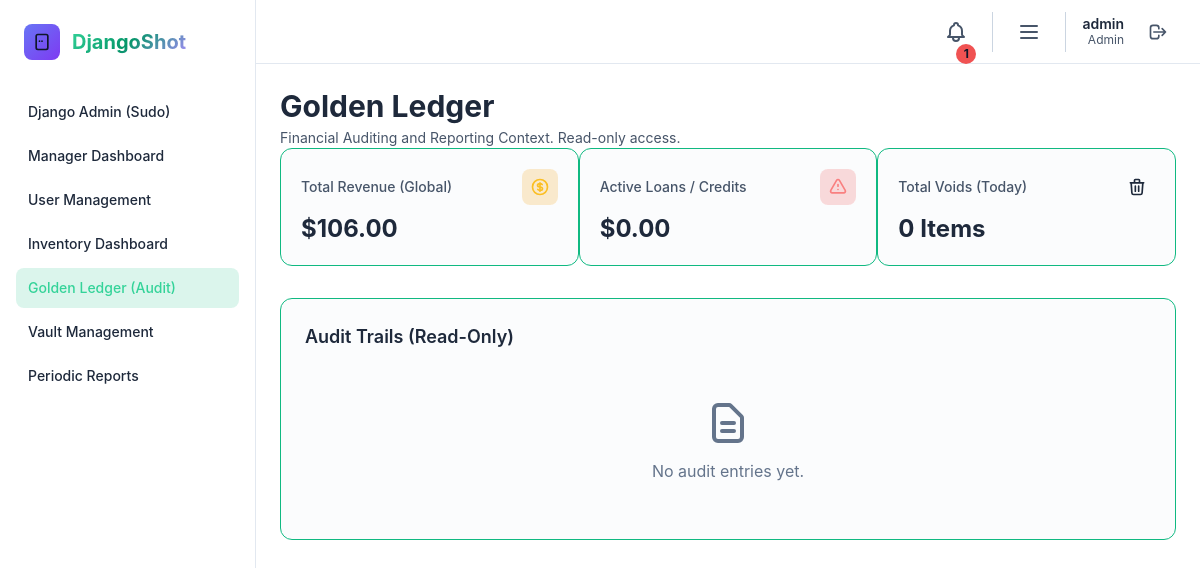
Before: /dashboard/accounting/ (signed in) with the older database file.
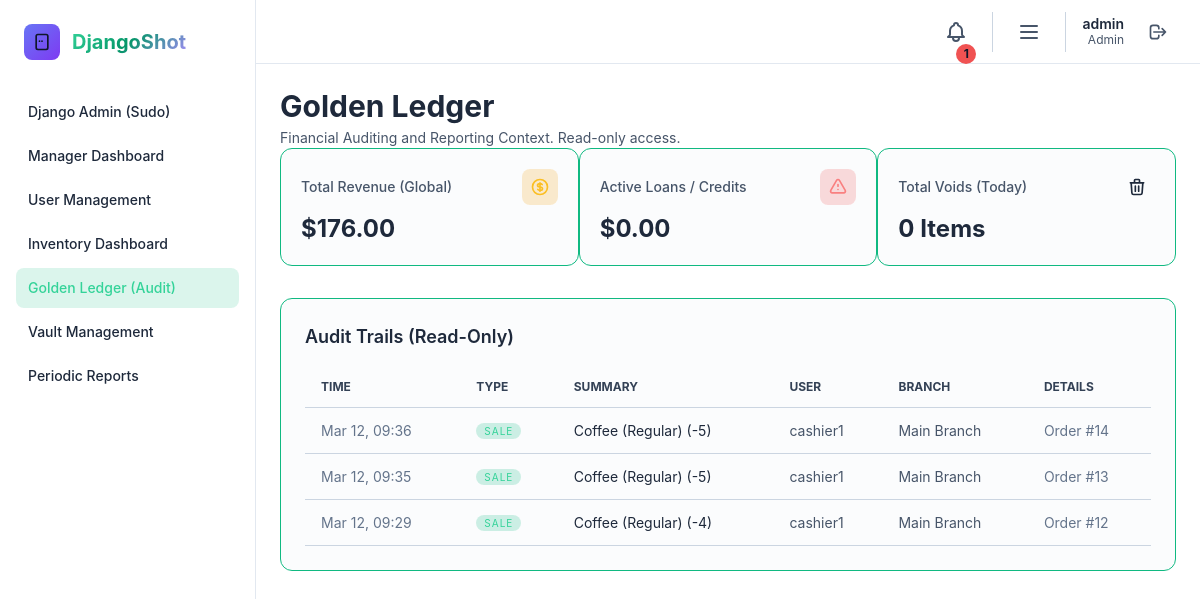
After: the same page with the newer database file.
### sales/models.py (models this page shows, shortened)
class StockAuditLog(models.Model):
    product = models.ForeignKey(Product, on_delete=models.CASCADE, related_name='stock_audits')
    branch = models.ForeignKey(Branch, on_delete=models.CASCADE, related_name='stock_audits')
    user = models.ForeignKey(settings.AUTH_USER_MODEL, on_delete=models.SET_NULL, null=True, related_name='stock_audits')
    quantity_change = models.IntegerField()
    reason = models.CharField(max_length=255)
    timestamp = models.DateTimeField(auto_now_add=True)
    order = models.ForeignKey(Order, on_delete=models.SET_NULL, null=True, blank=True, related_name='stock_audits')

### core/models.py (models this page shows, shortened)
class User(AbstractUser):
    ROLE_CHOICES = [
        ('admin', 'Admin'),
        ('manager', 'Manager'),
        ('cashier', 'Cashier'),
        ('accounting', 'Accounting'),
    ]
    THEME_CHOICES = [
        ('dawn', 'Dawn (Light)'),
        ('dusk', 'Dusk (Dark)'),
        ('midnight', 'Midnight (AMOLED)'),
    ]
    role = models.CharField(max_length=20, choices=ROLE_CHOICES, default='cashier')
    theme_preference = models.CharField(max_length=20, choices=THEME_CHOICES, default='dusk')
    branch = models.ForeignKey(Branch, on_delete=models.SET_NULL, null=True, blank=True, related_name='users')
    is_active_account = models.BooleanField(default=True) # Django User already has is_active, but keeping custom just in case
    def is_admin(self):
        return self.role == 'admin'
    def is_manager(self):
        return self.role in ('admin', 'manager')
    def is_accounting(self):
        return self.role == 'accounting'

class Branch(models.Model):
    name = models.CharField(max_length=120, unique=True)
    location = models.CharField(max_length=255, null=True, blank=True)
    is_active = models.BooleanField(default=True)
    created_at = models.DateTimeField(auto_now_add=True)

### core/views.py (the view, shortened to what this page needs)
# urls.py: path('dashboard/accounting/', views.accounting_dashboard, name='accounting_dashboard'),
@login_required
def accounting_dashboard(request):
    if not (request.user.role == 'accounting' or request.user.is_admin()):
        return redirect('core:home')
    today = timezone.localdate()
    orders = Order.objects.filter(status='completed')
    total_revenue = orders.aggregate(total=Sum('total_amount'))['total'] or 0.0
    active_loans = Customer.objects.aggregate(total=Sum('outstanding_balance'))['total'] or 0.0
    total_voids_today = VoidLog.objects.filter(timestamp__date=today).count()
    audit_entries = []
    stock_logs = StockAuditLog.objects.select_related('product', 'branch', 'user').order_by('-timestamp')[:50]
    for log in stock_logs:
        audit_entries.append({
            'timestamp': log.timestamp,
            'type': log.reason,
            'summary': f'{log.product.name} ({log.quantity_change:+})',
            'user': log.user.username if log.user else 'System',
            'branch': log.branch.name if log.branch else 'Global',
            'details': f'Order #{log.order_id}' if log.order_id else ''
        })
    void_logs = VoidLog.objects.select_related('order_item__product', 'order_item__order__branch', 'user').order_by('-timestamp')[:50]
    audit_entries.sort(key=lambda entry: entry['timestamp'], reverse=True)
    audit_entries = audit_entries[:50]
    context = {
        'total_revenue': total_revenue,
        'active_loans': active_loans,
        'total_voids_today': total_voids_today,
        'audit_entries': audit_entries
    }
    return render(request, 'core/dashboards/accounting.html', context)

### core/context_processors.py (called while the page is built)
def theme_processor(request):
    context = {
        'current_theme': 'dusk', # Default
        'user_role': 'guest'
    }
    if request.user.is_authenticated:
        context['current_theme'] = getattr(request.user, 'theme_preference', 'dusk')
        context['user_role'] = getattr(request.user, 'role', 'cashier')
    return context

### core/templates/core/dashboards/accounting.html (shortened to what the changed rows need)
{% extends "base.html" %}
{% block content %}
<div class="mb-6 flex justify-between items-center">
    <div>
        <h1 class="text-3xl font-bold text-amber-500 mb-1">Golden Ledger</h1>
    </div>
</div>
<div class="grid grid-cols-1 md:grid-cols-3 gap-6 mb-8">
    <div class="glass-card border-amber-500/50 rounded-xl p-5 fade-in" style="animation-delay: 0.1s;">
        <div class="flex items-center justify-between mb-2">
            <h3 class="text-sm font-medium text-gray-400">Total Revenue (Global)</h3>
            <span class="p-2 bg-amber-500/20 rounded-lg text-amber-400">
            </span>
        </div>
        <p class="text-2xl font-bold text-gray-100">${{ total_revenue|stringformat:".2f" }}</p>
    </div>
</div>
<div class="glass-card border-amber-500/50 rounded-xl p-6 fade-in" style="animation-delay: 0.5s;">
    <h2 class="text-lg font-semibold mb-4 text-gray-200">Audit Trails (Read-Only)</h2>
    {% if audit_entries %}
    <div class="overflow-x-auto">
        <table class="w-full text-sm text-left text-gray-400">
            <thead class="text-xs text-gray-300 uppercase bg-surface-800/80 border-b border-gray-700">
                <tr>
                    <th scope="col" class="px-4 py-3">Time</th>
                    <th scope="col" class="px-4 py-3">Type</th>
                    <th scope="col" class="px-4 py-3">Summary</th>
                    <th scope="col" class="px-4 py-3">User</th>
                    <th scope="col" class="px-4 py-3">Branch</th>
                    <th scope="col" class="px-4 py-3">Details</th>
                </tr>
            </thead>
            <tbody>
                {% for entry in audit_entries %}
                <tr class="border-b border-gray-700 hover:bg-surface-800/50 transition-colors">
                    <td class="px-4 py-3 text-gray-500">{{ entry.timestamp|date:"M d, H:i" }}</td>
                    <td class="px-4 py-3">
                        <span class="px-2 py-0.5 rounded-full text-[10px] uppercase tracking-widest
                            {% if entry.type == 'void' %}bg-red-500/20 text-red-400
                            {% elif entry.type == 'sale' %}bg-emerald-500/20 text-emerald-400
                            {% else %}bg-amber-500/20 text-amber-400{% endif %}">
                            {{ entry.type }}
                        </span>
                    </td>
                    <td class="px-4 py-3 text-gray-200">{{ entry.summary }}</td>
                    <td class="px-4 py-3">{{ entry.user }}</td>
                    <td class="px-4 py-3">{{ entry.branch }}</td>
                    <td class="px-4 py-3 text-gray-500">{{ entry.details }}</td>
                </tr>
                {% endfor %}
            </tbody>
        </table>
    </div>
    {% else %}
    <div class="text-center py-8 text-gray-500">
        <p>No audit entries yet.</p>
    </div>
    {% endif %}
</div>
{% endblock %}

Changed rows visible on the page:
added StockAuditLog: timestamp "Mar 12, 09:36", type "SALE"
now on this page (row edited): User: user "cashier1" "cashier1" "cashier1"
now on this page (row unchanged): Branch: branch "Main Branch" "Main Branch" "Main Branch"
added StockAuditLog: timestamp "Mar 12, 09:35", type "SALE"
added StockAuditLog: timestamp "Mar 12, 09:29", type "SALE"
Other visible differences:
{{ total_revenue|stringformat:".2f" }}: "106.00" → "176.00"
text no longer shown: "No audit entries yet."
text now shown: "TIME TYPE SUMMARY USER BRANCH DETAILS"
new list line: "Coffee (Regular) (-5) Order #14"
new list line: "Coffee (Regular) (-5) Order #13"
new list line: "Coffee (Regular) (-4) Order #12"
